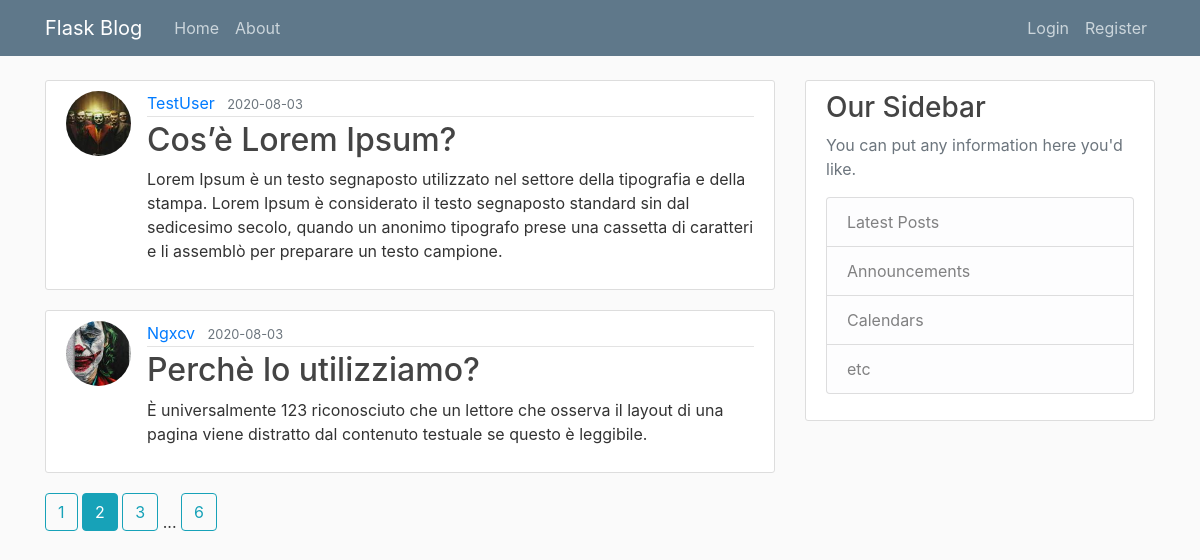
The page /home?page=2 on the database its author committed.
### flaskblog/models.py (models this page shows, shortened)
class Post(db.Model):
    id = db.Column(db.Integer, primary_key=True)
    title = db.Column(db.String(100), nullable=False)
    date_posted = db.Column(db.DateTime, nullable=False, default=datetime.utcnow)
    content = db.Column(db.Text, nullable=False)
    user_id = db.Column(db.Integer, db.ForeignKey('user.id'), nullable=False)

class User(db.Model, UserMixin):
    id = db.Column(db.Integer, primary_key=True)
    username = db.Column(db.String(20), nullable=False, unique=True)
    email = db.Column(db.String(120), nullable=False, unique=True)
    image_file = db.Column(db.String(20), nullable=False, default='default.jpg')
    password = db.Column(db.String(60), nullable=False)
    posts = db.relationship('Post', backref='author', lazy=True)

### flaskblog/main/routes.py (the view)
@main.route('/')
@main.route('/home')
def home():
    page = request.args.get('page', 1, type=int)
    posts = Post.query.order_by(Post.date_posted.desc()).paginate(page=page, per_page=2)
    return render_template('home.html', posts=posts)

### flaskblog/templates/home.html
{% extends "layout.html" %}
{% block content %}
    {% for post in posts.items %}
        <article class="media content-section">
            <img src="{{ url_for('static', filename='profil_pics/' + post.author.image_file) }}" class="rounded-circle article-img" alt="">
            <div class="media-body">
                    <div class="article-metadata">
                      <a class="mr-2" href="{{ url_for('users.user_posts', username=post.author.username) }}">{{ post.author.username }}</a>
                      <small class="text-muted">{{ post.date_posted.strftime('%Y-%m-%d') }}</small>
                </div>
                <h2><a class="article-title" href="{{ url_for('posts.post', post_id=post.id) }}">{{ post.title }}</a></h2>
                <p class="article-content">{{ post.content }}</p>
            </div>
        </article>
    {% endfor %}
    {% for page_num in posts.iter_pages(left_edge=1, right_edge=1, left_current=1, right_current=2) %}
        {% if page_num %}
            {% if posts.page == page_num %}
                <a class="btn btn-info mb-4" href="{{ url_for('main.home', page=page_num) }}"> {{ page_num }}</a>
            {% else %}
                <a class="btn btn-outline-info mb-4" href="{{ url_for('main.home', page=page_num) }}"> {{ page_num }}</a>
            {% endif %}
        {% else %}
            ...
        {% endif %}
    {% endfor %}
{% endblock content %}

### flaskblog/static/main.css (style rules this page uses)
body { background: #fafafa; color: #333333; margin-top: 5rem; }
h1, h2, h3, h4, h5, h6 { color: #444444; }
.content-section { background: #ffffff; padding: 10px 20px; border: 1px solid #dddddd; border-radius: 3px; margin-bottom: 20px; }
.article-title { color: #444444; }
.article-content { white-space: pre-line; }
.article-img { height: 65px; width: 65px; margin-right: 16px; }
.article-metadata { padding-bottom: 1px; margin-bottom: 4px; border-bottom: 1px solid #e3e3e3 }

### rows shown on the page
Post: image_file (picture), author.username "TestUser", date_posted "2020-08-03", title "Cos’è Lorem Ipsum?", content "Lorem Ipsum è un testo segnaposto utilizzato nel settore della tipografia e della stampa. Lorem Ipsum è considerato il testo segnaposto standard sin dal sedicesimo secolo, quando un anonimo tipografo prese una cassetta di caratteri e li assemblò per preparare un testo campione."
Post: image_file (picture), author.username "Ngxcv", date_posted "2020-08-03", title "Perchè lo utilizziamo?", content "È universalmente 123 riconosciuto che un lettore che osserva il layout di una pagina viene distratto dal contenuto testuale se questo è leggibile."

### other values the page prints
{{ page_num }} "1" "3" "6"
{{ page_num }} "2"
